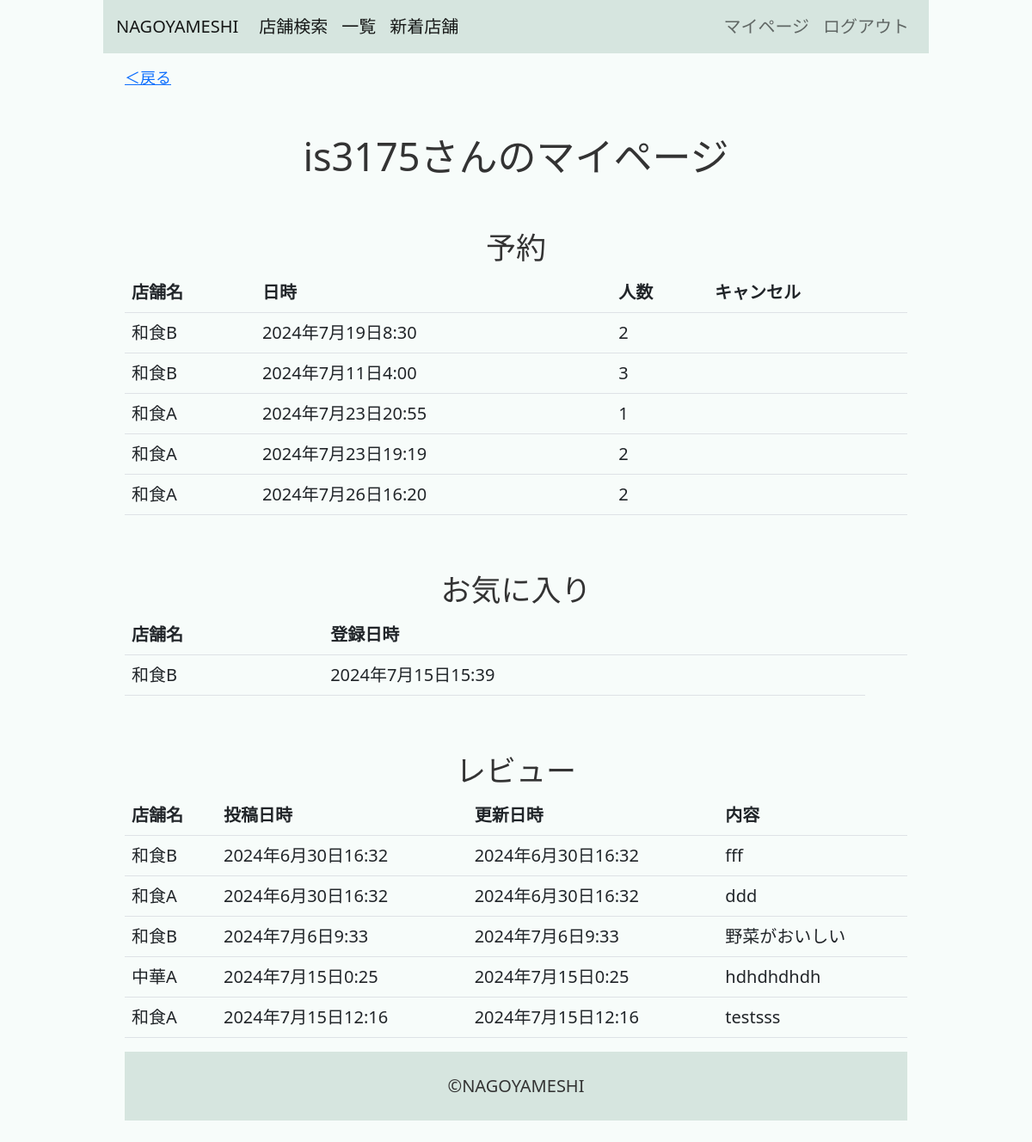
Page /mypage/ (signed in) on the committed database.
### nagoyameshiapp/models.py (models this page shows, shortened)
class Reservation(models.Model):
    user        = models.ForeignKey(User, verbose_name="予約者", on_delete=models.CASCADE)
    restaurant  = models.ForeignKey(Restaurant, verbose_name="店舗", on_delete=models.CASCADE)
    datetime    = models.DateTimeField(verbose_name="予約日時")
    headcount   = models.PositiveIntegerField(verbose_name="人数")
    created_at  = models.DateTimeField(verbose_name="作成日時", default=timezone.now)
    updated_at  = models.DateTimeField(verbose_name="更新日時", auto_now=True)

class Restaurant(models.Model):
    category    = models.ForeignKey(Category, verbose_name="カテゴリ", on_delete=models.CASCADE)
    name        = models.CharField(verbose_name="名前", max_length=50)
    image       = models.ImageField(verbose_name="画像", upload_to="nagoyameshiapp/restaurant/image/",blank=True,null=True)
    description = models.CharField(verbose_name="店舗説明", max_length=500)
    start_at    = models.TimeField(verbose_name="営業開始時間", default=timezone.now)
    end_at      = models.TimeField(verbose_name="営業終了時間", default=timezone.now)
    cost        = models.PositiveIntegerField(verbose_name="価格帯", blank=True, null=True)
    post_code   = models.CharField(verbose_name="郵便番号", max_length=8, blank=True, null=True)
    address     = models.CharField(verbose_name="住所", max_length=100, blank=True)
    tel         = models.CharField(verbose_name="電話番号", max_length=11, blank=True, null=True)
    created_at  = models.DateTimeField(verbose_name="投稿日時", default=timezone.now)
    updated_at  = models.DateTimeField(verbose_name="更新日時", auto_now=True)
    def __str__(self):
        return self.name

class Favorite(models.Model):
    user        = models.ForeignKey(User, verbose_name="お気に入り登録者", on_delete=models.CASCADE)
    restaurant  = models.ForeignKey(Restaurant, verbose_name="店舗", on_delete=models.CASCADE)
    created_at  = models.DateTimeField(verbose_name="作成日時", default=timezone.now)

class Review(models.Model):
    restaurant  = models.ForeignKey(Restaurant, verbose_name="店舗", on_delete=models.CASCADE)
    user        = models.ForeignKey(User, verbose_name="投稿者", on_delete=models.CASCADE)
    content     = models.CharField(verbose_name="内容", max_length=100)
    created_at  = models.DateTimeField(verbose_name="投稿日時", default=timezone.now)
    updated_at  = models.DateTimeField(verbose_name="更新日時", auto_now=True)

### nagoyameshiapp/views.py (the view, shortened to what this page needs)
class MypageView(LoginRequiredMixin,View):
    def get(self, request, *args, **kwargs):
        context = {}
        context["reviews"]     =  Review.objects.filter(user=request.user)
        context["favorites"]   =  Favorite.objects.filter(user=request.user)
        context["reservations"] =  Reservation.objects.filter(user=request.user)
        context["deadline"]   =  timezone.now() + datetime.timedelta(days=1)
        return render(request, "nagoyameshiapp/mypage.html",context)

### templates/nagoyameshiapp/mypage.html (shortened to what this page needs)
{% extends "nagoyameshiapp/base.html" %}
{% block main %}
<article>
    <a href="#" onclick="history.back()" style="font-size: 18px; padding-top: 10px;">＜戻る</a>
    <h1 class="subtitle">{{ request.user.username }}さんのマイページ</h1>
    <h2 class="subtitle">予約</h2>
    <div>
        <table class="table">
            <tr>
                <th>店舗名</th>
                <th>日時</th>
                <th>人数</th>
                <th>キャンセル</th>
            </tr>
            {% for reservation in reservations %}
            <tr>
                <td>{{ reservation.restaurant }}</td>
                <td>{{ reservation.datetime }}</td>
                <td>{{ reservation.headcount }}</td>
                <td>
                </td>
            </tr>
            {% endfor %}
        </table>
    </div>
    <h2 class="subtitle">お気に入り</h2>
    <div>
        <table class="table">
            <tr>
                <th>店舗名</th>
                <th>登録日時</th>
                <th></th>
            </tr>
            {% for favorite in favorites %}
            <tr>
                <td>{{ favorite.restaurant }}</td>
                <td>{{ favorite.created_at }}</td>
            </tr>
            {% endfor %}
        </table>
    </div>
    <h2 class="subtitle">レビュー</h2>
    <div>
        <table class="table">
            <tr>
                <th>店舗名</th>
                <th>投稿日時</th>
                <th>更新日時</th>
                <th>内容</th>
            </tr>
            {% for review in reviews %}
            <tr>
                <td>{{ review.restaurant }}</td>
                <td>{{ review.created_at }}</td>
                <td>{{ review.updated_at }}</td>
                <td>{{ review.content }}</td>
            </tr>
            {% endfor %}
        </table>
    </div>
    {% endblock %}

### static/style.css (style rules this page uses)
body { background-color: #f7fcfa; padding-top: 50px; padding-left: 10%; padding-right: 10%; color: #333; font-size: 20px; }
article { padding: 25px; }
h1 { font-size: 45px; }
h2 { font-size: 35px; }
.subtitle { text-align: center; padding-top: 50px; }

### rows in the picture
Reservation: restaurant "和食B", datetime "2024年7月19日8:30", headcount "2"
Reservation: restaurant "和食B", datetime "2024年7月11日4:00", headcount "3"
Reservation: restaurant "和食A", datetime "2024年7月23日20:55", headcount "1"
Reservation: restaurant "和食A", datetime "2024年7月23日19:19", headcount "2"
Reservation: restaurant "和食A", datetime "2024年7月26日16:20", headcount "2"
Favorite: restaurant "和食B", created_at "2024年7月15日15:39"
Review: restaurant "和食B", created_at "2024年6月30日16:32", updated_at "2024年6月30日16:32", content "fff"
Review: restaurant "和食A", created_at "2024年6月30日16:32", updated_at "2024年6月30日16:32", content "ddd"
Review: restaurant "和食B", created_at "2024年7月6日9:33", updated_at "2024年7月6日9:33", content "野菜がおいしい"
Review: restaurant "中華A", created_at "2024年7月15日0:25", updated_at "2024年7月15日0:25", content "hdhdhdhdh"
Review: restaurant "和食A", created_at "2024年7月15日12:16", updated_at "2024年7月15日12:16", content "testsss"

### other values in the picture
{{ request.user.username }} "is3175"
